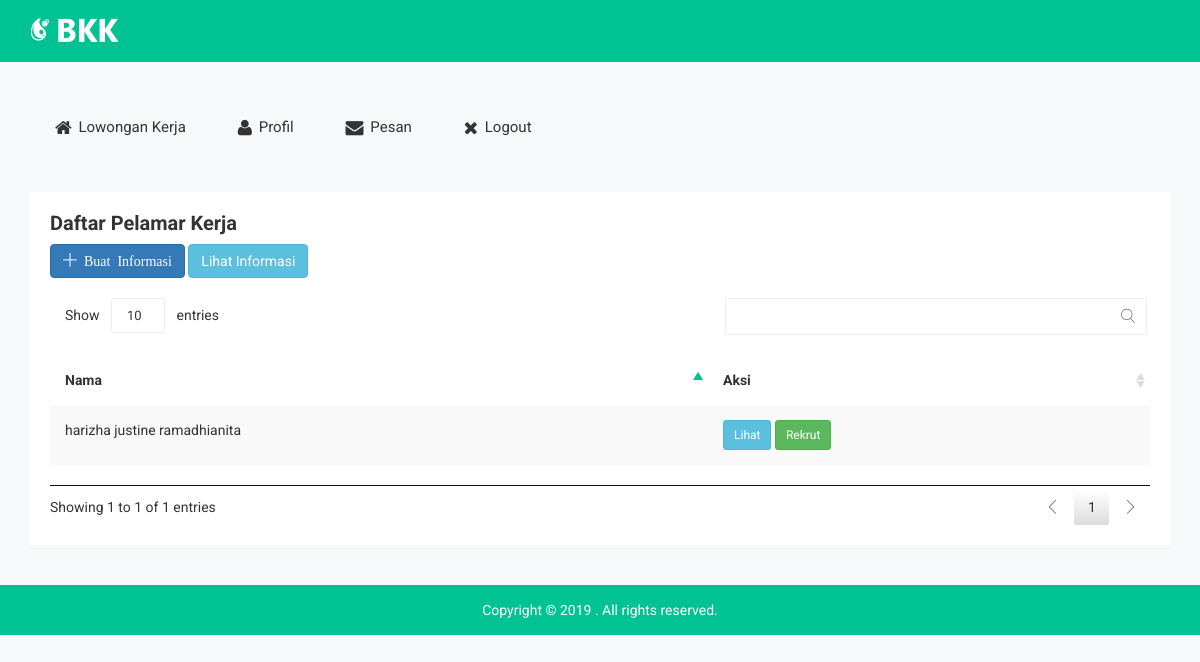
The app's page /cekPelamar.php?id=5 (signed in), older data.
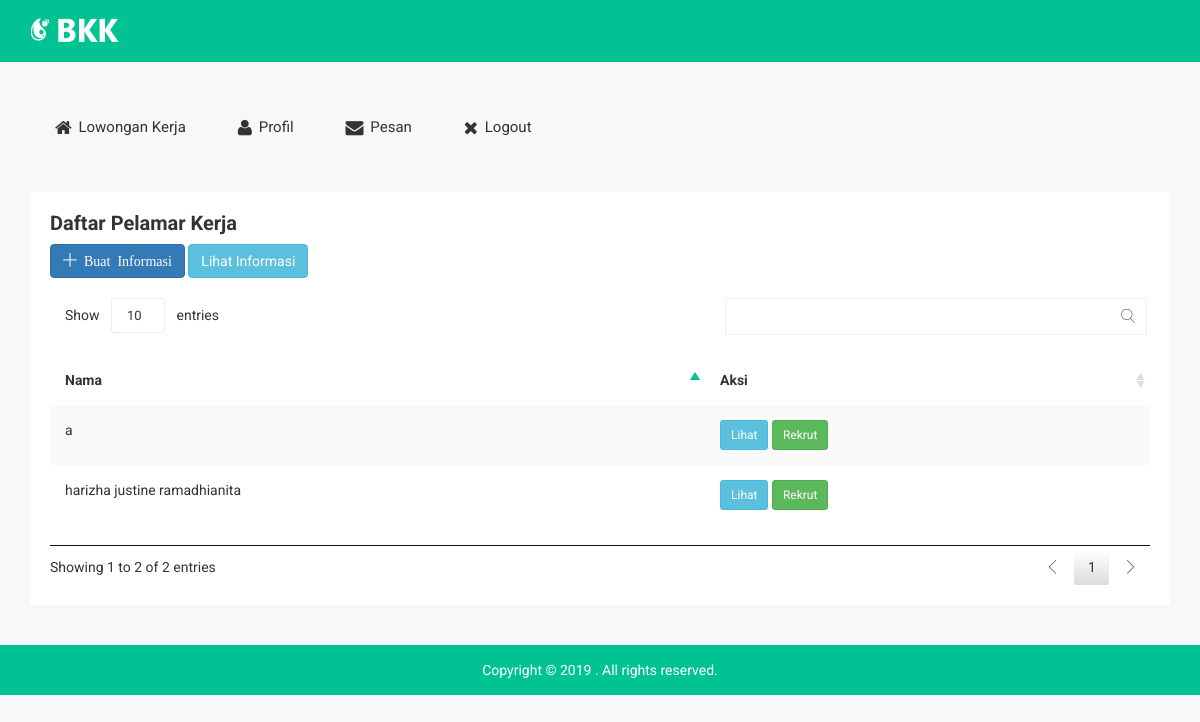
The same page, newer data.
### tables this page shows
CREATE TABLE `pelamar_kerja` (
  `id_pel` int(11) NOT NULL AUTO_INCREMENT,
  `id_loker` int(11) NOT NULL,
  `id_pelamar` int(11) NOT NULL,
  `rekrut` int(1) DEFAULT '0',
  `cek_view` int(1) DEFAULT '0',
  UNIQUE KEY `id_pel` (`id_pel`),
  KEY `FK_pelamar_kerja` (`id_loker`),
  KEY `FK_pelamar` (`id_pelamar`),
  CONSTRAINT `FK_pelamar` FOREIGN KEY (`id_pelamar`) REFERENCES `pelamar` (`id_pelamar`) ON DELETE CASCADE,
  CONSTRAINT `FK_pelamar_kerja` FOREIGN KEY (`id_loker`) REFERENCES `loker` (`id_loker`) ON DELETE CASCADE
);

CREATE TABLE `pelamar` (
  `id_pelamar` int(11) NOT NULL AUTO_INCREMENT,
  `nama_pelamar` varchar(150) DEFAULT NULL,
  `jenis_kelamin` varchar(20) DEFAULT NULL,
  `tempat_lahir` varchar(100) DEFAULT NULL,
  `tanggal_lahir` date DEFAULT NULL,
  `alamat` varchar(200) DEFAULT NULL,
  `agama` varchar(30) DEFAULT NULL,
  `no_telp` varchar(15) DEFAULT NULL,
  `pendidikan` varchar(20) DEFAULT NULL,
  `ketrampilan` varchar(100) DEFAULT NULL,
  `sertifikat` varchar(100) DEFAULT NULL,
  `gambar` varchar(100) DEFAULT NULL,
  `email` varchar(100) DEFAULT NULL,
  PRIMARY KEY (`id_pelamar`)
);

### cekPelamar.php (the view, shortened to what this page needs)
<!doctype html>
<html class="no-js" lang="">
<head>
    <link rel="stylesheet" href="css/bootstrap.min.css">
    <link rel="stylesheet" href="css/font-awesome.min.css">
    <link rel="stylesheet" href="css/owl.carousel.css">
    <link rel="stylesheet" href="css/owl.theme.css">
    <link rel="stylesheet" href="css/owl.transitions.css">
    <link rel="stylesheet" href="css/meanmenu/meanmenu.min.css">
    <link rel="stylesheet" href="css/animate.css">
    <link rel="stylesheet" href="css/normalize.css">
    <link rel="stylesheet" href="css/scrollbar/jquery.mCustomScrollbar.min.css">
    <link rel="stylesheet" href="css/jvectormap/jquery-jvectormap-2.0.3.css">
    <link rel="stylesheet" href="css/notika-custom-icon.css">
    <link rel="stylesheet" href="css/wave/waves.min.css">
    <link rel="stylesheet" href="css/main.css">
    <link rel="stylesheet" href="style.css">
    <link rel="stylesheet" href="css/responsive.css">
    <link rel="stylesheet" href="css/jquery.dataTables.min.css">
</head>
<body>
    <div class="header-top-area">
        <div class="container">
            <div class="row">
                <div class="col-lg-4 col-md-4 col-sm-12 col-xs-12">
                    <div class="logo-area">
                        <a href="#"><img src="img/logo/logo.png" alt="" /></a>
                    </div>
                </div>
            </div>
        </div>
    </div>
    <?php
    if($_SESSION['level']=="admin")
    {
        include('headerAdmin.php');
    }
    else
    {
        include('headerPerusahaan.php');
    }
    ?>
    <?php
    include_once "config.php";
    $id = $_GET['id'];
    $ketemu = mysqli_query($conn, "SELECT * FROM pelamar LEFT JOIN pelamar_kerja USING(id_pelamar) WHERE id_loker = '$id' ORDER BY nama_pelamar ASC" );
    ?>
    <div class="data-table-area">
        <div class="container">
            <div class="row">
                <div class="col-lg-12 col-md-12 col-sm-12 col-xs-12">
                    <div class="data-table-list">
                        <div class="basic-tb-hd">
                            <h2>Daftar Pelamar Kerja</h2>
                            <a href="tambahPengumuman.php?id=<?php echo $id ?>"><button class="btn btn-primary btn-icon-notika"><i class="notika-icon notika-plus-symbol" title="tambah"> Buat Informasi</i> </button></a>
                            <a href="lihatPengumuman.php?id=<?php echo $id ?>"><button class="btn btn-info btn-icon-notika"> Lihat Informasi </button></a>
                        </div>
                        <div class="table-responsive">
                            <table id="data-table-basic" class="table table-striped">
                                <thead>
                                    <tr>
                                        <th>Nama</th>
                                        <th>Aksi</th>
                                    </tr>
                                </thead>
                                <tbody>
                                   <?php
                                    while($data = mysqli_fetch_array($ketemu)) {
                                        echo"<tr>";
                                        echo "<td>" .$data['nama_pelamar']. "</td>";
                                        echo "<td><a data-toggle='modal' data-target='#myModalone' data-id=".$data['id_pelamar']."><button class='btn btn-info btn-sm'>Lihat </button></a>";?>
                                        <?php
                                        $rekrut = $data['rekrut'];
                                        if($rekrut == 0 ) {
                                            echo "<a href='rekrutPelamar.php?id=$data[id_pelamar]&&id_loker=$id'><button title='terima' class='btn btn-success btn-sm'> Rekrut </button></a>";
                                        }
                                        else
                                        {
                                            echo "<a href='batalRekrutPelamar.php?id=$data[id_pelamar]&&id_loker=$id'><button title='batalkan' class='btn btn-danger btn-sm'> Batal </button></a>";
                                        }
                                        ?>
                                        <?php
                                        echo "</td>";
                                        echo"</tr>";
                                    }
                                    ?>
                            </table>
                        </div>
                    </div>
                </div>
            </div>
        </div>
    </div>
    <div class="footer-copyright-area">
        <div class="container">
            <div class="row">
                <div class="col-lg-12 col-md-12 col-sm-12 col-xs-12">
                    <div class="footer-copy-right">
                        <p>Copyright © 2019
. All rights reserved.</p>
                    </div>
                </div>
            </div>
        </div>
    </div>
</body>
</html>

Row changes from the older to the newer data that the page shows:
added pelamar_kerja: id_pelamar.nama_pelamar "a"
Text that changed along with them:
text written by a page script: "Show entries Showing 1 to 1 of 1 entries 1" → "Show entries Showing 1 to 2 of 2 entries 1"
